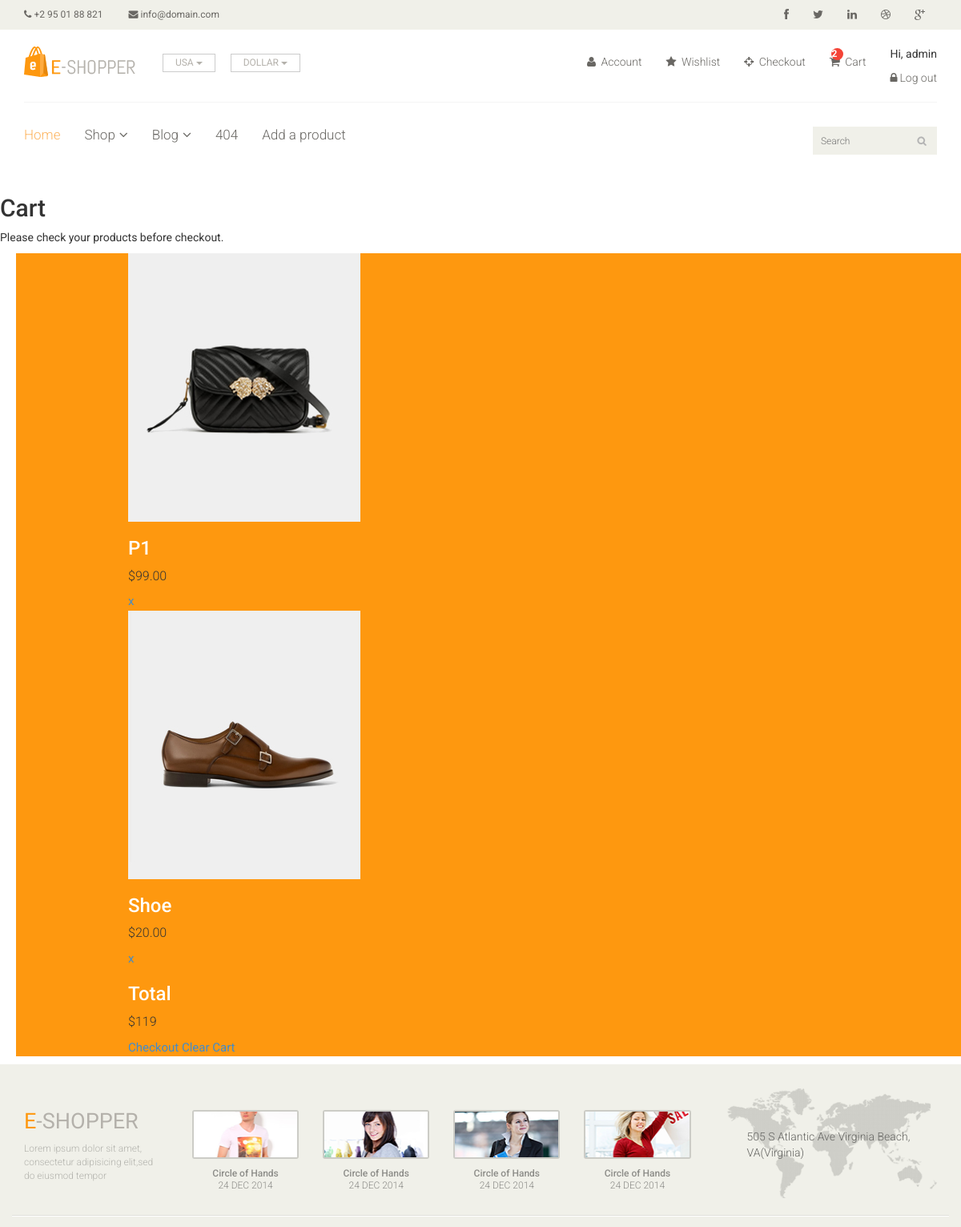
Page /carts/cart/ (signed in, upper part) on the earlier database version.
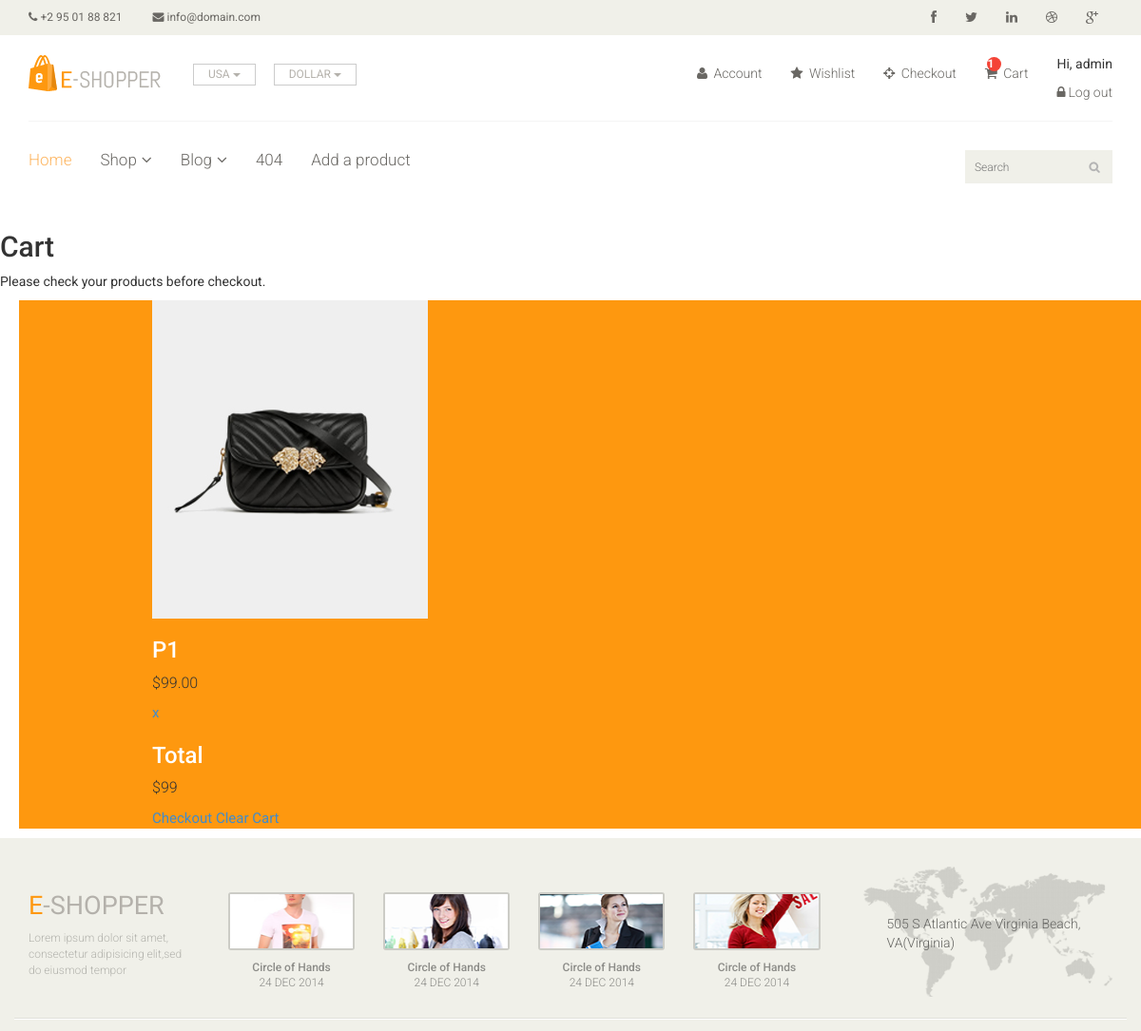
Same page on the later database version.
### carts/models.py (models this page shows, shortened)
class Cart(models.Model):
    user = models.OneToOneField(User,
                                related_name='cart',
                                on_delete=models.CASCADE)
    items = models.ManyToManyField(Product)
    updated_at = models.DateTimeField(auto_now=True)

### products/models.py (models this page shows, shortened)
class Product(models.Model):
    title = models.CharField(max_length=100)
    description = models.TextField(max_length=500, blank=True, null=True)
    price = models.PositiveIntegerField()
    created_at = models.DateTimeField(auto_now_add=True)
    brand = models.CharField(max_length=100)
    image = models.ImageField(upload_to='products', null=True)

### carts/views.py (the view)
# urls.py: path('carts/cart/', cart, name='cart'),
@login_required
def cart(request):
    user = request.user
    products = user.cart.items.all()
    total_price = products.aggregate(total_price=Sum('price'))['total_price']
    return render(request,
                  'carts/cart.html',
                  {
                      'products': products,
                      'total_price': total_price
                  })

### templates/carts/cart.html (shortened to what this page needs)
{% extends 'base.html' %}
{% block content %}
<section class="clearfix">
    <h2 class="section-headline">Cart</h2>
    <p class="section-description">
            Please check your products before checkout.
    </p>
    <div class="cart">
        <ul>
            {% for product in products %}
            <li class="item">
                <div class="cart-product-img">
                    <img src="{{ product.image.url }}" alt="" />
                </div>
                <div>
                    <h3>{{ product.title | capfirst }}</h3>
                </div>
                <div>
                    <p>${{ product.price | floatformat:2 }}</p>
                </div>
                <div>
                    <a href="{% url 'remove_from_cart' product_id=product.id %}" class="remove">x</a>
                </div>
            </li>
            {% empty %}
            <li>
                <p>No products yet.</p>
            </li>
            {% endfor %}
            {% if products|length > 0 %}
            <li class="item" id="cart-summary">
                <div>
                    <h3>Total</h3>
                </div>
                <div>
                    <p>${{ total_price }}</p>
                </div>
                <div>
                    <a href="{% url 'order' %}" class="checkout">Checkout</a>
                    <a href="{% url 'clear_cart' %}" class="clear">Clear Cart</a>
                </div>
            </li>
            {% endif%}
        </ul>
    </div>
</section>
{% endblock %}

### templates/base.html (shortened to what the changed rows need)
{% load static %}
<!DOCTYPE html>
<html lang="en">
<head>
    <link href="{% static 'css/bootstrap.min.css' %}" rel="stylesheet">
    <link href="{% static 'css/font-awesome.min.css' %}" rel="stylesheet">
    <link href="{% static 'css/prettyPhoto.css' %}" rel="stylesheet">
    <link href="{% static 'css/price-range.css' %}" rel="stylesheet">
    <link href="{% static 'css/animate.css' %}" rel="stylesheet">
    <link href="{% static 'css/main.css' %}" rel="stylesheet">
    <link href="{% static 'css/responsive.css' %}" rel="stylesheet">
</head>
<body>
    <header id="header">
        <div class="header-middle">
            <div class="container">
                <div class="row">
                    <div class="col-sm-8">
                        <div class="shop-menu pull-right">
                            <ul class="nav navbar-nav">
                                <li>
                                    <a href="{% url 'cart' %}">
                                        {% if request.user.cart.items.all|length > 0 %}
                                        <span>
                                            {{ request.user.cart.items.all|length }}
                                        </span>
                                        {% endif %}
                                        <i class="fa fa-shopping-cart"></i>
                                        Cart
                                    </a>
                                </li>
                                <li>
                                    {% if user.is_authenticated %}
                                    <p>Hi, {{ user.username }}</p>
                                    <a href="{% url 'logout' %}"><i class="fa fa-lock"></i>Log out</a>
                                    {% else  %}
                                    <a href="{% url 'login' %}"><i class="fa fa-lock"></i>Log in</a>
                                    {% endif %}
                                </li>
                            </ul>
                        </div>
                    </div>
                </div>
            </div>
        </div>
    </header>
    {% block content %} {% endblock %}
    <footer id="footer">
		<div class="footer-top">
			<div class="container">
				<div class="row">
					<div class="col-sm-2">
						<div class="companyinfo">
							<h2><span>e</span>-shopper</h2>
						</div>
					</div>
					<div class="col-sm-7">
						<div class="col-sm-3">
							<div class="video-gallery text-center">
								<h2>24 DEC 2014</h2>
							</div>
						</div>
						<div class="col-sm-3">
							<div class="video-gallery text-center">
								<h2>24 DEC 2014</h2>
							</div>
						</div>
						<div class="col-sm-3">
							<div class="video-gallery text-center">
								<h2>24 DEC 2014</h2>
							</div>
						</div>
						<div class="col-sm-3">
							<div class="video-gallery text-center">
								<h2>24 DEC 2014</h2>
							</div>
						</div>
					</div>
				</div>
			</div>
		</div>
	</footer>
</body>
</html>
</html>

Differences in the rows shown:
removed Product: image (picture), title "Shoe", price "20.00"
Other differences:
{{ request.user.cart.items.all|length }}: "2" → "1"
{{ total_price }}: "119" → "99"
